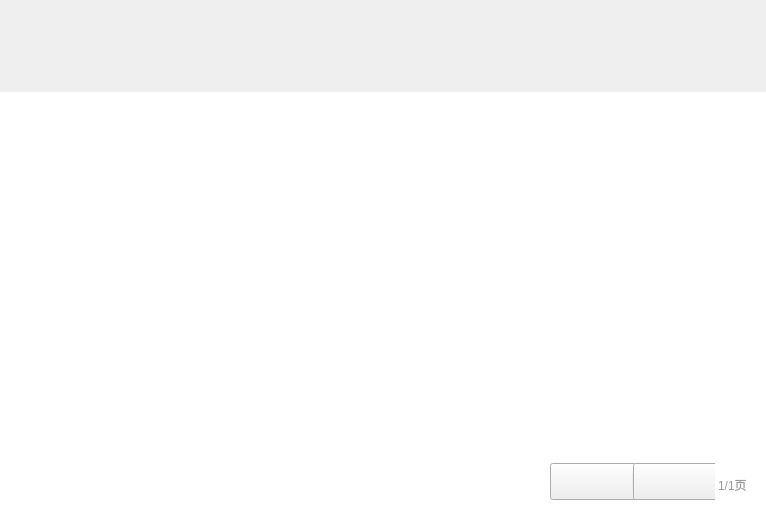
<?xml version="1.0" encoding="UTF-8"?>
<ui version="4.0">
 <class>AdjustPriceOrderSearchWidget</class>
 <widget class="QWidget" name="AdjustPriceOrderSearchWidget">
  <property name="geometry">
   <rect>
    <x>0</x>
    <y>0</y>
    <width>766</width>
    <height>523</height>
   </rect>
  </property>
  <property name="windowTitle">
   <string>Form</string>
  </property>
  <layout class="QVBoxLayout" name="verticalLayout">
   <property name="spacing">
    <number>0</number>
   </property>
   <property name="leftMargin">
    <number>0</number>
   </property>
   <property name="topMargin">
    <number>0</number>
   </property>
   <property name="rightMargin">
    <number>0</number>
   </property>
   <property name="bottomMargin">
    <number>0</number>
   </property>
   <item>
    <widget class="QWidget" name="topWidget" native="true">
     <property name="minimumSize">
      <size>
       <width>0</width>
       <height>62</height>
      </size>
     </property>
     <property name="maximumSize">
      <size>
       <width>16777215</width>
       <height>62</height>
      </size>
     </property>
     <layout class="QHBoxLayout" name="horizontalLayout">
      <property name="spacing">
       <number>0</number>
      </property>
      <property name="leftMargin">
       <number>0</number>
      </property>
      <property name="topMargin">
       <number>0</number>
      </property>
      <property name="rightMargin">
       <number>0</number>
      </property>
      <property name="bottomMargin">
       <number>0</number>
      </property>
      <item>
       <spacer name="horizontalSpacer">
        <property name="orientation">
         <enum>Qt::Horizontal</enum>
        </property>
        <property name="sizeHint" stdset="0">
         <size>
          <width>215</width>
          <height>20</height>
         </size>
        </property>
       </spacer>
      </item>
      <item>
       <widget class="SearchEdit" name="searchWidget" native="true">
        <property name="minimumSize">
         <size>
          <width>262</width>
          <height>32</height>
         </size>
        </property>
        <property name="maximumSize">
         <size>
          <width>262</width>
          <height>32</height>
         </size>
        </property>
       </widget>
      </item>
     </layout>
    </widget>
   </item>
   <item>
    <widget class="QWidget" name="mainWidget" native="true">
     <layout class="QVBoxLayout" name="verticalLayout_2">
      <property name="spacing">
       <number>0</number>
      </property>
      <property name="leftMargin">
       <number>0</number>
      </property>
      <property name="topMargin">
       <number>0</number>
      </property>
      <property name="rightMargin">
       <number>0</number>
      </property>
      <property name="bottomMargin">
       <number>0</number>
      </property>
      <item>
       <widget class="AdjustPriceOrderSearchTitleWidget" name="titleWidget" native="true">
        <property name="minimumSize">
         <size>
          <width>0</width>
          <height>30</height>
         </size>
        </property>
        <property name="maximumSize">
         <size>
          <width>16777215</width>
          <height>30</height>
         </size>
        </property>
       </widget>
      </item>
      <item>
       <widget class="AdjustPriceOrderSearchListView" name="listView">
        <property name="styleSheet">
         <string notr="true">QListView{
border:none;
}</string>
        </property>
       </widget>
      </item>
      <item>
       <widget class="QWidget" name="bottomWidget" native="true">
        <property name="minimumSize">
         <size>
          <width>0</width>
          <height>62</height>
         </size>
        </property>
        <property name="maximumSize">
         <size>
          <width>16777215</width>
          <height>62</height>
         </size>
        </property>
        <property name="styleSheet">
         <string notr="true">QWidget#bottomWidget{
	background-color:#ffffff;
}</string>
        </property>
        <layout class="QHBoxLayout" name="horizontalLayout_3">
         <property name="spacing">
          <number>16</number>
         </property>
         <property name="leftMargin">
          <number>0</number>
         </property>
         <property name="topMargin">
          <number>0</number>
         </property>
         <property name="rightMargin">
          <number>16</number>
         </property>
         <property name="bottomMargin">
          <number>20</number>
         </property>
         <item>
          <spacer name="horizontalSpacer_4">
           <property name="orientation">
            <enum>Qt::Horizontal</enum>
           </property>
           <property name="sizeHint" stdset="0">
            <size>
             <width>40</width>
             <height>20</height>
            </size>
           </property>
          </spacer>
         </item>
         <item>
          <widget class="QWidget" name="leftWidget" native="true">
           <property name="minimumSize">
            <size>
             <width>200</width>
             <height>0</height>
            </size>
           </property>
           <property name="maximumSize">
            <size>
             <width>200</width>
             <height>16777215</height>
            </size>
           </property>
           <layout class="QHBoxLayout" name="horizontalLayout_4">
            <property name="spacing">
             <number>0</number>
            </property>
            <property name="leftMargin">
             <number>0</number>
            </property>
            <property name="topMargin">
             <number>0</number>
            </property>
            <property name="rightMargin">
             <number>0</number>
            </property>
            <property name="bottomMargin">
             <number>0</number>
            </property>
            <item>
             <spacer name="horizontalSpacer_2">
              <property name="orientation">
               <enum>Qt::Horizontal</enum>
              </property>
              <property name="sizeHint" stdset="0">
               <size>
                <width>40</width>
                <height>20</height>
               </size>
              </property>
             </spacer>
            </item>
            <item>
             <widget class="QWidget" name="widget_5" native="true">
              <layout class="QHBoxLayout" name="horizontalLayout_5">
               <property name="spacing">
                <number>0</number>
               </property>
               <property name="leftMargin">
                <number>0</number>
               </property>
               <property name="topMargin">
                <number>0</number>
               </property>
               <property name="rightMargin">
                <number>0</number>
               </property>
               <property name="bottomMargin">
                <number>0</number>
               </property>
               <item>
                <widget class="QPushButton" name="lastPageButton">
                 <property name="minimumSize">
                  <size>
                   <width>87</width>
                   <height>37</height>
                  </size>
                 </property>
                 <property name="maximumSize">
                  <size>
                   <width>87</width>
                   <height>37</height>
                  </size>
                 </property>
                 <property name="styleSheet">
                  <string notr="true">QPushButton
{
	border-image: url(:/saleImage/btn-up-nomal.png);
}

QPushButton:pressed
{
	border-image: url(:/saleImage/btn-up-pess.png);
}

QPushButton:disabled
{
border-image: url(:/saleImage/btn-up-disable.png);
}</string>
                 </property>
                 <property name="text">
                  <string/>
                 </property>
                </widget>
               </item>
               <item>
                <widget class="QWidget" name="widget_6" native="true">
                 <property name="minimumSize">
                  <size>
                   <width>1</width>
                   <height>18</height>
                  </size>
                 </property>
                 <property name="maximumSize">
                  <size>
                   <width>1</width>
                   <height>18</height>
                  </size>
                 </property>
                 <property name="styleSheet">
                  <string notr="true">border: 1px solid #ededed;</string>
                 </property>
                </widget>
               </item>
               <item>
                <widget class="QPushButton" name="nextPageButton">
                 <property name="minimumSize">
                  <size>
                   <width>87</width>
                   <height>37</height>
                  </size>
                 </property>
                 <property name="maximumSize">
                  <size>
                   <width>87</width>
                   <height>37</height>
                  </size>
                 </property>
                 <property name="styleSheet">
                  <string notr="true">QPushButton{
	border-image: url(:/saleImage/btn-down-nomal.png);
}

QPushButton:pressed{
	border-image: url(:/saleImage/btn-down-pess.png);
}

QPushButton:disabled{
	border-image: url(:/saleImage/btn-down-disabled.png);
}</string>
                 </property>
                 <property name="text">
                  <string/>
                 </property>
                </widget>
               </item>
              </layout>
             </widget>
            </item>
            <item>
             <spacer name="horizontalSpacer_3">
              <property name="orientation">
               <enum>Qt::Horizontal</enum>
              </property>
              <property name="sizeHint" stdset="0">
               <size>
                <width>40</width>
                <height>20</height>
               </size>
              </property>
             </spacer>
            </item>
            <item>
             <widget class="QLabel" name="pageLabel">
              <property name="styleSheet">
               <string notr="true">font-size:12px;
color:#999999;
font-family:&quot;微软雅黑&quot;;
padding-top:6px;</string>
              </property>
              <property name="text">
               <string>1/1页</string>
              </property>
             </widget>
            </item>
           </layout>
          </widget>
         </item>
        </layout>
       </widget>
      </item>
     </layout>
    </widget>
   </item>
  </layout>
 </widget>
 <customwidgets>
  <customwidget>
   <class>SearchEdit</class>
   <extends>QWidget</extends>
   <header>SearchEdit.h</header>
   <container>1</container>
  </customwidget>
  <customwidget>
   <class>AdjustPriceOrderSearchTitleWidget</class>
   <extends>QWidget</extends>
   <header>AdjustPriceOrderSearchTitleWidget.h</header>
   <container>1</container>
  </customwidget>
  <customwidget>
   <class>AdjustPriceOrderSearchListView</class>
   <extends>QListView</extends>
   <header>AdjustPriceOrderSearchListView.h</header>
  </customwidget>
 </customwidgets>
 <resources/>
 <connections/>
</ui>
